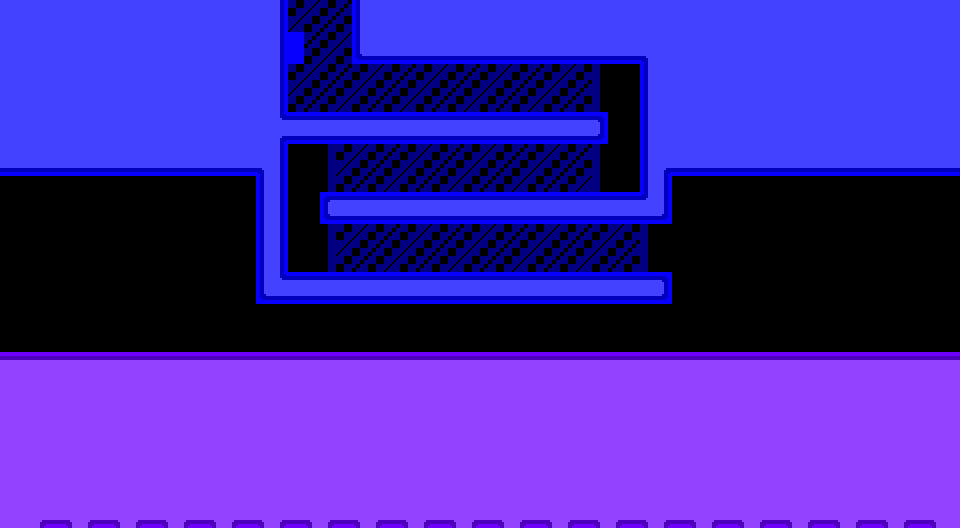

Below is a game level as drawn by its tile map, then a one-line description and the .tmx that defines it (tile-layer data replaced by summaries):
An orthogonal 60x33 tile map with 16x16 px tiles, 6 tile layers (BackG, Solid, Spikes, ForeG, ...), 2 tilesets and 1 object.

<map version="1.9" tiledversion="1.9.2" orientation="orthogonal" renderorder="right-down" width="60" height="33" tilewidth="16" tileheight="16" infinite="0" nextlayerid="12" nextobjectid="4">
 <tileset firstgid="1" source="24c Block Tileset (v0.1).tsx" />
 <tileset firstgid="5185" source="24c Interactives - MapBlocks.tsx" />
 <layer id="3" name="BackG" width="60" height="33">
  <data>[1980 cells, 193 non-empty, 5 distinct tile ids]</data>
 </layer>
 <layer id="1" name="Solid" width="60" height="33">
  <data>[1980 cells, 1302 non-empty, 19 distinct tile ids]</data>
 </layer>
 <layer id="6" name="Spikes" width="60" height="33">
  <data>[1980 cells, 0 non-empty, 0 distinct tile ids]</data>
 </layer>
 <layer id="4" name="ForeG" width="60" height="33">
  <data>[1980 cells, 0 non-empty, 0 distinct tile ids]</data>
 </layer>
 <layer id="7" name="Properties/Misc" width="60" height="33">
  <properties>
   <property name="additionalTitle" value="" />
   <property name="bgCol" type="color" value="#ff03004f" />
   <property name="bgCol2" type="color" value="#ff00093d" />
   <property name="bgHorizontal" type="bool" value="false" />
   <property name="bgVertical" type="bool" value="false" />
   <property name="levelTitle" value="" />
   <property name="loopDown" type="bool" value="false" />
   <property name="loopLeft" type="bool" value="false" />
   <property name="loopRight" type="bool" value="false" />
   <property name="loopUp" type="bool" value="false" />
  </properties>
  <data>[1980 cells, 0 non-empty, 0 distinct tile ids]</data>
 </layer>
 <layer id="10" name="Interactables" width="60" height="33">
  <data>[1980 cells, 0 non-empty, 0 distinct tile ids]</data>
 </layer>
 <objectgroup id="11" name="Object Interactables">
  <object id="2" gid="5190" x="304" y="32" width="32" height="32">
   <properties>
    <property name="Script_ (.ccc)" value="pipeSong.ccc" />
   </properties>
  </object>
 </objectgroup>
</map>